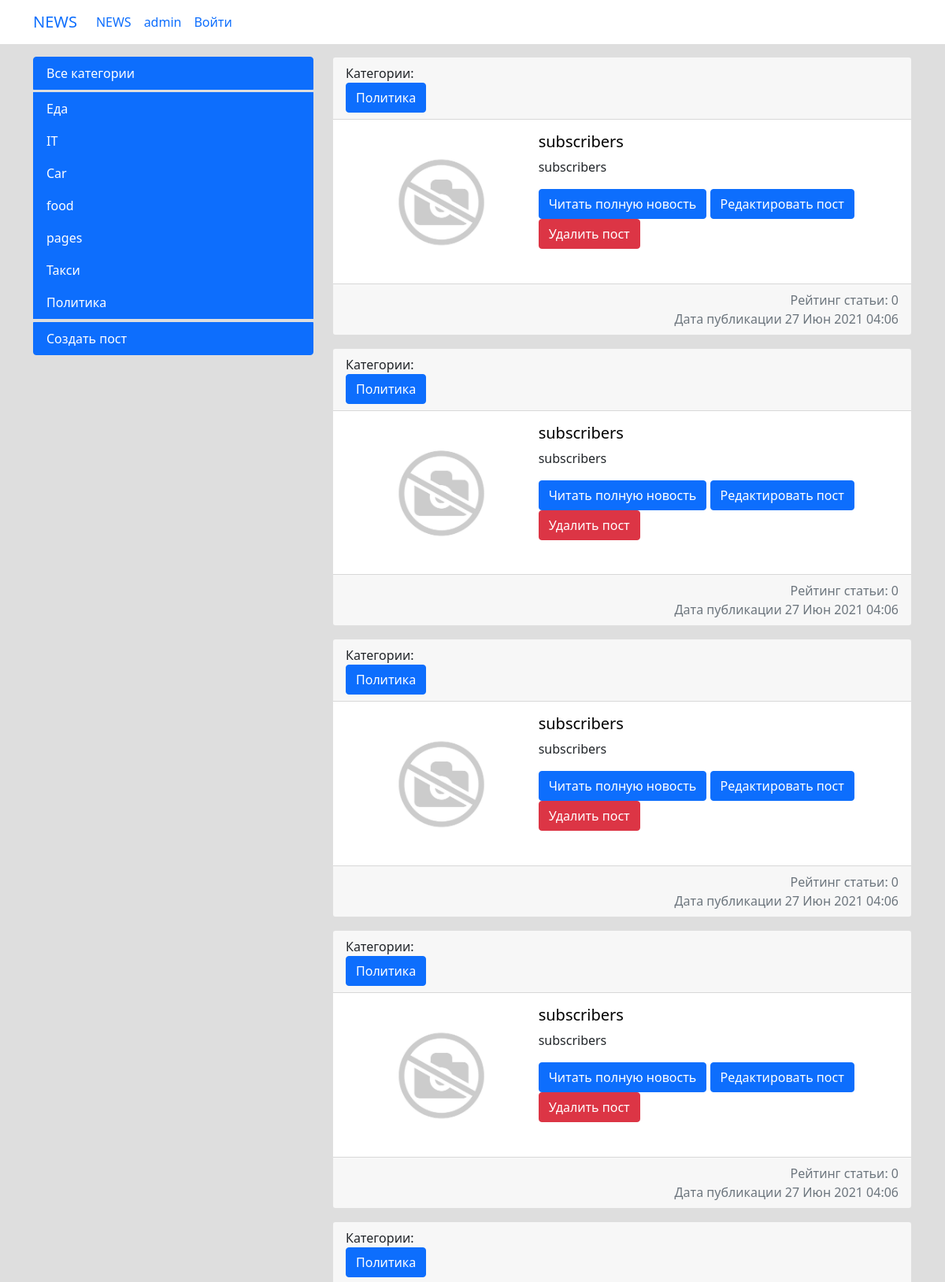
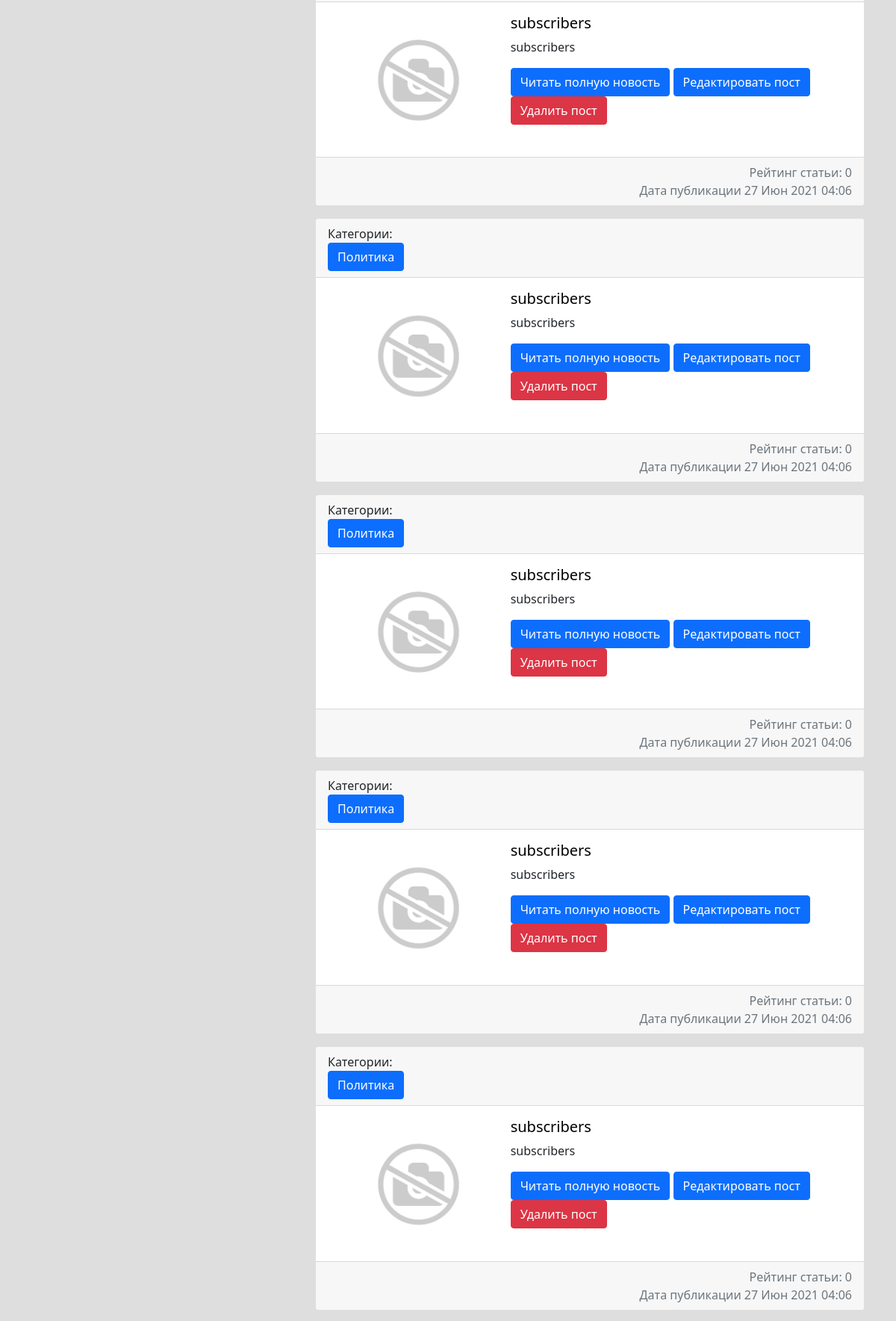
Page /news/ (upper part) on the committed database (2 pictures, top to bottom).
### news/models.py (models this page shows, shortened)
class Category(models.Model):
    category_name = models.CharField(max_length=64, unique=True)
    subscribers = models.ManyToManyField(User, blank=True, null=True)
    class Meta:
        verbose_name = 'Категория'
        verbose_name_plural = 'Категории'
    def __str__(self):
        return self.category_name

class Post(models.Model):
    PostAuthor = models.ForeignKey(Author, on_delete=models.CASCADE, verbose_name='Автор поста')
    PostNews = 'PN'
    PostArticle = 'PA'
    POSITIONS = [
        (PostArticle, 'Статья'),
        (PostNews, 'Новость'),
    ]
    postCategory = models.ManyToManyField(Category, verbose_name='Категория поста',  through='PostCategory')
    title = models.CharField(max_length=50, verbose_name='Название')
    positions = models.CharField(max_length=2, choices=POSITIONS, default=PostArticle, verbose_name='Тип поста')
    category_id = models.ForeignKey(Category, verbose_name='Категория', null=True, on_delete=models.CASCADE, related_name='category_id')
    data = models.DateTimeField(auto_now_add=True, verbose_name='Дата создания')
    data_update = models.DateTimeField(auto_now=True, verbose_name='Дата редактирования')
    photo = models.ImageField(upload_to='photos/%Y/%m/%d/', verbose_name='Фото', blank=True, default='/photos/def/1.jpg/')
    previewName = models.CharField(max_length=128, verbose_name='Превью поста')
    text = models.TextField(verbose_name='Текст поста')
    rating = models.SmallIntegerField(default=0, verbose_name='Рейтинг')
    public = models.BooleanField(default=True, verbose_name='Опубликовано')
    class Meta:
        verbose_name = 'Пост'
        verbose_name_plural = 'Посты'

### news/views.py (the view)
# urls.py: path('news/', include('news.urls')),
class news(ListView):
    model = Post
    template_name = 'news.html'
    context_object_name = 'news'
    def get_context_data(self, **kwargs):
        context = super().get_context_data(**kwargs)
        context['cate'] = Category.objects.all()
        return context
    def get_queryset(self):
        return Post.objects.filter(public=True).order_by('-data')

### news/templatetags/custom_filters.py (called while the page is built)
@register.filter(name='censor_filter')
def censor_filter(value):
    for i in bad_words:
        value = value.lower()
        value = value.replace(i, '***')
    return value

### templates/news.html (shortened to what this page needs)
{%extends 'flatpages/base.html'%} {% load custom_filters %}
{%block sidebar%}
<div class="col-md-4">
    <div class="list-group">
        <a href="{% url 'start_news' %}" class="list-group-item list-group-item active mb-1">Все категории</a>
        {%for el in cate%}
        <a href="{% url 'cate_filter' el.pk %}" class="list-group-item list-group-item-action active">{{el.category_name}}</a>
        {%endfor%}
        <a href="{% url 'news_add' %}" class="list-group-item list-group-item active mt-1">Создать пост</a>
    </div>
</div>
{%endblock%}
{%block content%}
<div class="col-md-8">
    {%for el in news%}
    <div class="card mb-3">
        <div class="card-header">
            Категории:
            <form action="{% url 'category_detail' el.category_id.pk %}"><input class="btn btn-primary " type="submit"
                                                                                value="{{el.category_id}}"></form>
        </div>
        <div class="row g-0">
            <div class="col-md-4">
                {%if el.photo%}
                <img src="{{el.photo.url}}" alt="" width="275" class="mr-3">
                {%endif%}
            </div>
            <div class="col-md-8">
                <div class="card-body">
                    <h5 class="card-title"><a style="color: #000000;" href="{% url 'news_detail' el.id %}">{{ el.title|censor_filter }}</a></h5>
                    {%autoescape off%}
                    <p class="card-text">{{ el.text|censor_filter|truncatewords:150 }}</p> <a
                    {%endautoescape %}
                        href="{% url 'news_detail' el.id %}" class="btn btn-primary">Читать полную новость</a>
                    <a href="{% url 'news_update' el.id %}" class="btn btn-primary">Редактировать пост</a>
                    <a href="{% url 'news_delete' el.id %}" class="btn btn-danger">Удалить пост</a>
                </div>
            </div>
            <br>
            <div
                    class="card-footer text-muted " style="text-align: right;">Рейтинг статьи: {{el.rating}}<br>
                Дата публикации {{ el.data|date:'d M Y H:m' }}
            </div>
        </div>
    </div>
    {%endfor%}
</div>
{%endblock%}

### rows in the picture
Category: category_name "Еда"
Category: category_name "IT"
Category: category_name "Car"
Category: category_name "food"
Category: category_name "pages"
Category: category_name "Такси"
Category: category_name "Политика"
Post: category_id "Политика", photo (picture), title|censor_filter "subscribers", text|censor_filter "subscribers", rating "0", data "27 Июн 2021 04:06"
Post: category_id "Политика", photo (picture), title|censor_filter "subscribers", text|censor_filter "subscribers", rating "0", data "27 Июн 2021 04:06"
Post: category_id "Политика", photo (picture), title|censor_filter "subscribers", text|censor_filter "subscribers", rating "0", data "27 Июн 2021 04:06"
Post: category_id "Политика", photo (picture), title|censor_filter "subscribers", text|censor_filter "subscribers", rating "0", data "27 Июн 2021 04:06"
Post: category_id "Политика", photo (picture), title|censor_filter "subscribers", text|censor_filter "subscribers", rating "0", data "27 Июн 2021 04:06"
Post: category_id "Политика", photo (picture), title|censor_filter "subscribers", text|censor_filter "subscribers", rating "0", data "27 Июн 2021 04:06"
Post: category_id "Политика", photo (picture), title|censor_filter "subscribers", text|censor_filter "subscribers", rating "0", data "27 Июн 2021 04:06"
Post: category_id "Политика", photo (picture), title|censor_filter "subscribers", text|censor_filter "subscribers", rating "0", data "27 Июн 2021 04:06"
Post: category_id "Политика", photo (picture), title|censor_filter "subscribers", text|censor_filter "subscribers", rating "0", data "27 Июн 2021 04:06"
